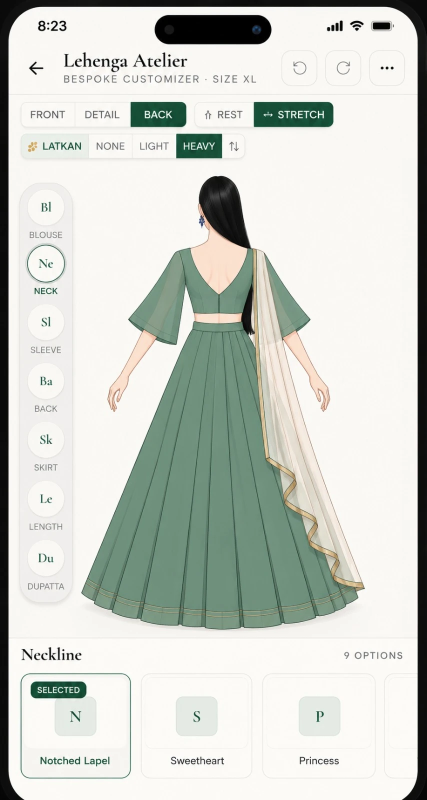
#> input picture design/reference-lehenga-back.webp, 853 x 1600 px (shown at 1/2 size)
$ python defringe_arms.py ../../design/reference-lehenga-back.webp
#> lines starting #> are read from the running program, lines starting #| are printed output that depends on the picture
# Removes the pale fringe around the painted forearms and hands (run after build.py / build_back.py).
# Pixels along the cut-out edge kept some of the white background of the reference painting, so the
# arms showed a whitish outline. Each see-through edge pixel takes the colour of the solid skin
# next to it; its transparency is unchanged.
import sys

import numpy as np
from PIL import Image


def blur(x, r):
    out = np.zeros_like(x)
    for dy in range(-r, r + 1):
        for dx in range(-r, r + 1):
            out += np.roll(np.roll(x, dy, 0), dx, 1)
    return out / (2 * r + 1) ** 2


for path in sys.argv[1:] or ['public/assets/painted/arms-stretch.png', 'public/assets/painted/arms-stretch-back.png']:
    a = np.asarray(Image.open(path).convert('RGBA')).astype(float)
    solid = (a[..., 3] > 235).astype(float)
#> solid: shape (1600, 853) float64; every value is 1
    rgb = a[..., :3]
    acc, wt = rgb * solid[..., None], solid.copy()
    for r in (2, 4, 8):
        acc, wt = blur(acc, r), blur(wt, r)
#> this loop made 3 passes
#> pass 2, `acc, wt = blur(acc, r), blur(wt, r)`:
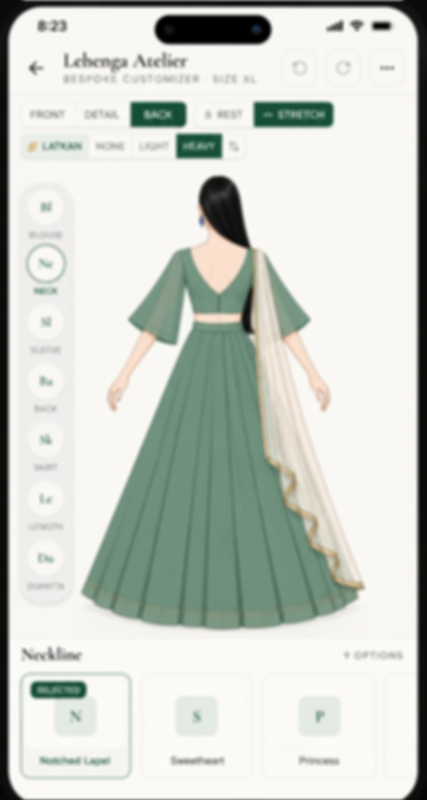
#> acc: shape (1600, 853, 3) float64 (shown at 1/2 size); mean R, G, B 204.4, 208.6, 201.5
#> pass 3, `acc, wt = blur(acc, r), blur(wt, r)`:
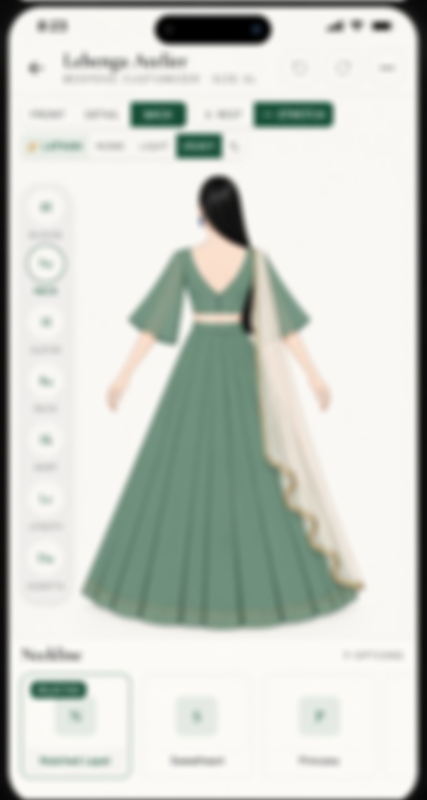
#> acc: shape (1600, 853, 3) float64 (shown at 1/2 size); mean R, G, B 204.4, 208.6, 201.5
    near = acc / np.maximum(wt, 1e-6)[..., None]
    edge = (a[..., 3] > 0) & (a[..., 3] <= 235) & (wt > 1e-3)
#> edge: shape (1600, 853) bool; every value is 0
    a[..., :3] = np.where(edge[..., None], near, rgb)
    Image.fromarray(np.clip(a, 0, 255).astype(np.uint8)).save(path)
    print(path, int(edge.sum()), 'edge px recoloured')
#| ../../design/reference-lehenga-back.webp 0 edge px recoloured
